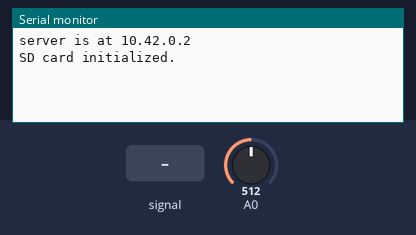
Bench run of a sketch on a simulated Arduino Uno, built with avr-gcc and run on an emulated ATmega328P. Parts: the last lines printed to the serial monitor. Inputs (shaded band) come from the test bench; at power-on: A0 = 512. WiFi joins after 1.5 s; servers stay silent unless stated; storage starts empty.

Above: at 1.2 s.
1.3 s: A0 fed a 200 Hz sine of ±81 counts around its level
4.3 s: A0 set to 716
At 5.3 s:
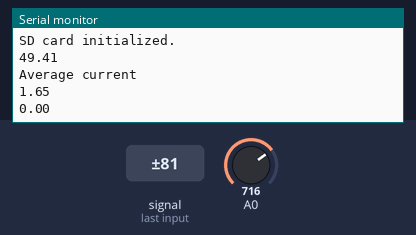
5.8 s: A0 fed a 1000 Hz sine of ±255 counts around its level
7.3 s: A0 set to 900
At 9.6 s:
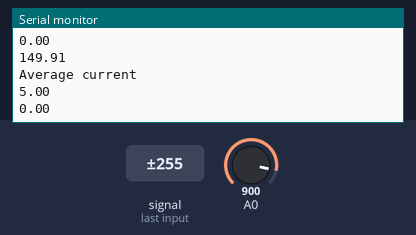
Timing chart, 0 to 9.8 s (numbered marks = the images above; inputs shaded):
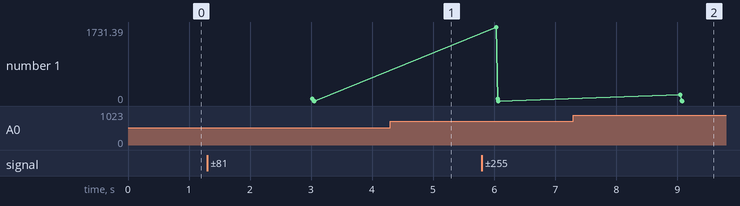

Measured:
- after the input at 7.3 s, the serial monitor: prints a new line after 1.7 s (image 2)

The sketch:

ethernet_acs712.ino
```cpp
//python code to read this data
//lambda url: urllib.request.urlopen(url).read().decode("utf-8").split(" ")[0:-1]

#include <SD.h>
#include <SPI.h>
#include <Ethernet.h>

// Enter a MAC address and IP address for your controller below.
// The IP address will be dependent on your local network:
byte mac[] = {
  0xDE, 0xAD, 0xBE, 0xEF, 0xFE, 0xED };
IPAddress ip(10,42, 0, 2);
//sd card pin
const int sd_chipSelect = 4;
//current measurement vars
double cCount;
double cValue;
double avgCurrent;
double nCurrent;
uint32_t t1 = millis();

// Initialize the Ethernet server library
// with the IP address and port you want to use
// (port 80 is default for HTTP):
EthernetServer server(80);


const int analogIn = A0;
int mVperAmp = 185; // use 100 for 20A Module and 66 for 30A Module
int RawValue= 0;
int ACSoffset = 2500;
double Voltage = 0;
double Amps = 0;

void setup() {
 // Open serial communications and wait for port to open:
  Serial.begin(9600);

  // start the Ethernet connection and the server:
  Ethernet.begin(mac, ip);
  server.begin();
  Serial.print("server is at ");
  Serial.println(Ethernet.localIP());

  // Bring up the SD card
  if (!SD.begin(sd_chipSelect)) {
    Serial.println("SD card failed, or not present");
    // don't do anything more, infinite loop here until we get reset
    while(1) { }
  }
  Serial.println("SD card initialized.");
}


void loop() {
  int rVal = 0;
  int sampleDuration = 100;       // 100ms
  int sampleCount = 0;
  unsigned long rSquaredSum = 0;
  int rZero = 511;                // For illustrative purposes only - should be measured to calibrate sensor.

  uint32_t startTime = millis();  // take samples for 100ms
  while((millis()-startTime) < sampleDuration)
  {
    rVal = analogRead(A0) - rZero;
    rSquaredSum += rVal * rVal;
    sampleCount++;
  }

  double voltRMS = 5.0 * sqrt(rSquaredSum / sampleCount) / 1024.0;

  // x 1000 to convert volts to millivolts
  // divide by the number of millivolts per amp to determine amps measured
  // the 20A module 100 mv/A (so in this case ampsRMS = 10 * voltRMS
  double ampsRMS = voltRMS * 10.0;
//  Serial.println(ampsRMS);

  cCount=cCount+1.0;
  nCurrent= ampsRMS;
  cValue= cValue + nCurrent;
  if(millis()-t1>=3000){
    avgCurrent=cValue/cCount;
    Serial.println(cValue);
    Serial.println("Average current");
    Serial.println(avgCurrent);

    File dataFile = SD.open("anyFile.txt", FILE_WRITE);
    if (dataFile) {
      dataFile.print(avgCurrent);
      dataFile.print(" ");
      dataFile.close();
      Serial.println(Amps);
    }
    else {
      Serial.println("error opening datalog.txt");
    }
    cCount=0;
    cValue=0;
    t1 = millis();
  }

  // listen for incoming clients
  EthernetClient client = server.available();

  if (client) {
    Serial.println("new client");
    // an http request ends with a blank line
    boolean currentLineIsBlank = true;
    while (client.connected()) {
      if (client.available()) {
        char c = client.read();
        Serial.write(c);
        // if you've gotten to the end of the line (received a newline
        // character) and the line is blank, the http request has ended,
        // so you can send a reply
        if (c == '\n' && currentLineIsBlank) {
          // read file from SD card and send response
          client.println("HTTP/1.1 200 OK");
          client.println("Content-Type: text/plain");
          client.println("Connnection: close");
          client.println();

          // open the file. note that only one file can be open at a time,
          // so you have to close this one before opening another.
          File dataFile = SD.open("anyFile.txt");

          // if the file is available, read its contents one byte at a time and send it to the ethernet client
          if (dataFile) {
            while (dataFile.available()) {
              client.print((char)dataFile.read());
                // delete the file:

            }
            dataFile.close();
            client.println();
            Serial.println("Removing example.txt...");
            SD.remove("anyFile.txt");
            }
            // if the file isn't open, pop up an error:
            else {
              Serial.println("error opening anyFile.txt");
              client.println("error opening anyFile.txt");
            }
            break;
        }
        if (c == '\n') {
          // you're starting a new line
          currentLineIsBlank = true;
        }
        else if (c != '\r') {
          // you've gotten a character on the current line
          currentLineIsBlank = false;
        }
      }
    }
    // give the web browser time to receive the data
    delay(200);
    // close the connection:
    client.stop();
    Serial.println("client disonnected");
  }

}
```
